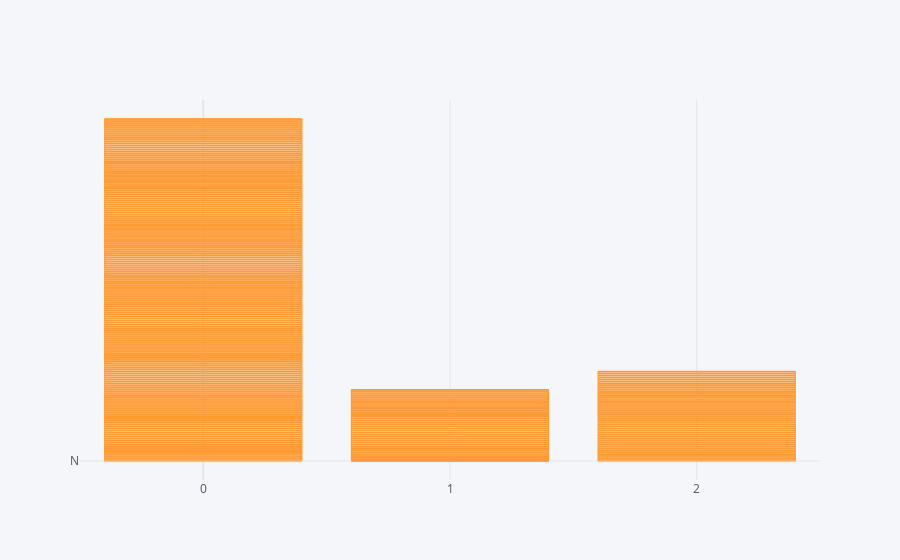

The notebook cell this image was saved under:
### Code cell
dataset1.iplot(kind="bar",x="Dependents",y="Loan_Status")

### Figure 1 — Plotly figure (JSON) as saved in the notebook; plotly's stock layout.template omitted (floating-point values rounded to 4 significant figures; data arrays with more than 128 entries replaced by an {"elided": "..."} marker saying what was removed)
{"data": [{"marker": {"color": "rgba(255, 153, 51, 0.6)", "line": {"color": "rgba(255, 153, 51, 1.0)", "width": 1}}, "name": "Loan_Status", "orientation": "v", "text": "", "type": "bar", "x": {"elided": "381 str values"}, "y": {"elided": "381 str values"}}], "layout": {"legend": {"bgcolor": "#F5F6F9", "font": {"color": "#4D5663"}}, "paper_bgcolor": "#F5F6F9", "plot_bgcolor": "#F5F6F9", "title": {"font": {"color": "#4D5663"}}, "xaxis": {"gridcolor": "#E1E5ED", "showgrid": true, "tickfont": {"color": "#4D5663"}, "title": {"font": {"color": "#4D5663"}, "text": ""}, "zerolinecolor": "#E1E5ED"}, "yaxis": {"gridcolor": "#E1E5ED", "showgrid": true, "tickfont": {"color": "#4D5663"}, "title": {"font": {"color": "#4D5663"}, "text": ""}, "zerolinecolor": "#E1E5ED"}}}
